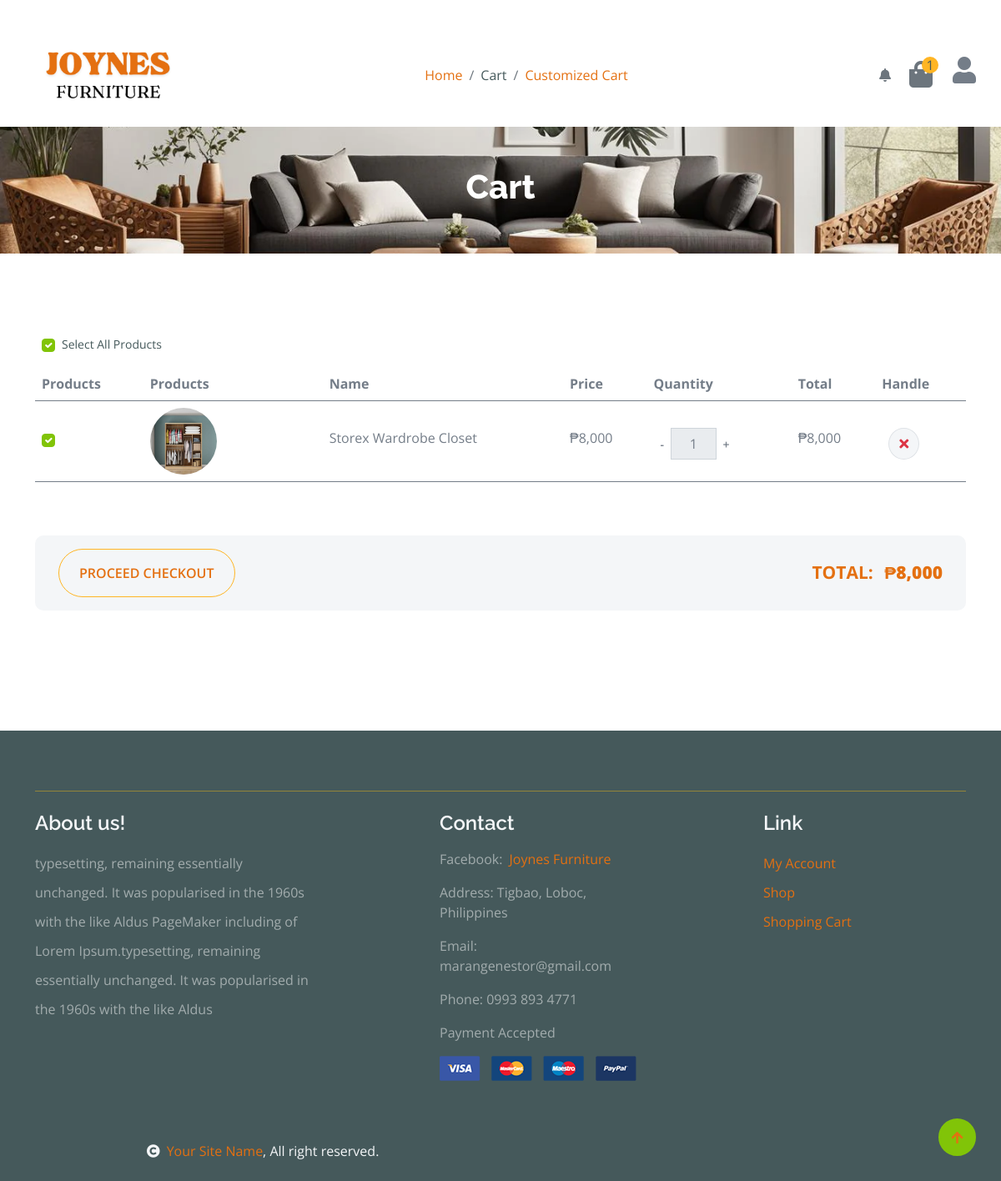
/cart.php (signed in), run on the app's committed database.
### tables this page shows
CREATE TABLE `addcart` (
  `ID` int(255) NOT NULL,
  `userID` bigint(255) NOT NULL,
  `prodName` varchar(255) DEFAULT NULL,
  `image` varchar(255) NOT NULL,
  `quantity` int(255) NOT NULL,
  `cost` bigint(255) NOT NULL,
  `date` date NOT NULL,
  `width` decimal(10,2) DEFAULT NULL,
  `length` decimal(10,2) DEFAULT NULL,
  `height` decimal(10,2) DEFAULT NULL
);

CREATE TABLE `furnituretbl` (
  `fID` bigint(20) NOT NULL,
  `fName` varchar(255) NOT NULL,
  `category` varchar(255) NOT NULL,
  `image` varchar(255) NOT NULL,
  `fDes` varchar(5000) NOT NULL,
  `fQuantity` int(11) NOT NULL,
  `cost` bigint(255) NOT NULL,
  `date` date NOT NULL,
  `width` decimal(10,2) DEFAULT NULL,
  `length` decimal(10,2) DEFAULT NULL,
  `height` decimal(10,2) DEFAULT NULL
);

### addcartfunction.php (called while the page is built, shortened)
<?php
include("database.php");
$userID = $_SESSION['userID'];
$sqluse = "SELECT * FROM addcart WHERE userID = ?";
$stmt = $conn->prepare($sqluse);
$stmt->bind_param('i', $userID);
$stmt->execute();
$resultu = $stmt->get_result();
?>

### cart.php (the view, shortened to what this page needs)
<?php
include("addcartfunction.php");
include("addQuantity.php");
?>
<!DOCTYPE html>
<html lang="en">
<head>
    <link rel="stylesheet" href="https://use.fontawesome.com/releases/v5.15.4/css/all.css" />
    <link href="https://cdn.jsdelivr.net/npm/bootstrap-icons@1.4.1/font/bootstrap-icons.css" rel="stylesheet">
    <link href="lib/lightbox/css/lightbox.min.css" rel="stylesheet">
    <link href="lib/owlcarousel/assets/owl.carousel.min.css" rel="stylesheet">
    <link href="css/bootstrap.min.css" rel="stylesheet">
    <link href="css/style.css" rel="stylesheet">
</head>
<body>
    <?php
    include("cartNav.php");
    ?>
    <div class="container-fluid page-header py-5">
        <h1 class="text-center text-white display-6">Cart</h1>
    </div>
    <div class="container-fluid py-5">
        <div class="container py-5">
            <div class="table-responsive">
                <table class="table">
                    <div class="form-check mb-3 d-flex align-items-center gap-2 mx-2">
                        <input type="checkbox" class="form-check-input mr-2" id="select-all" checked>
                        <label class="form-check-label text-dark font-weight-medium small mb-0" for="select-all"
                            style="cursor: pointer;">
                            Select All Products
                        </label>
                    </div>
                    <thead>
                        <tr>
                            <th scope="col">Products</th>
                            <th scope="col">Products</th>
                            <th scope="col">Name</th>
                            <th scope="col">Price</th>
                            <th scope="col">Quantity</th>
                            <th scope="col">Total</th>
                            <th scope="col">Handle</th>
                        </tr>
                    </thead>
                    <?php
                    while ($row = mysqli_fetch_assoc($resultu)) {
                        $costID = $row['ID'];
                        $costSql = "SELECT * FROM furnituretbl WHERE fID = '$costID'";
                        $costResult = mysqli_query($conn, $costSql);
                        $costRow = mysqli_fetch_assoc($costResult);
                        $unitCost = $costRow['cost'];
                        $costDisplay = number_format($unitCost, 0, '.', ',');
                        $quantity = $row['quantity'];
                        $subtotal = $unitCost * $quantity;
                        ?>
                        <tbody>
                            <tr>
                                <form method="POST" action="cartQuantity.php">
                                    <th scope="row" class="align-middle">
                                        <div class="form-check">
                                            <input class="form-check-input product-checkbox" type="checkbox"
                                                name="selected_products[]" value="<?= $row['ID'] ?>"
                                                data-cost="<?= $row['cost'] ?>" data-quantity="<?= $row['quantity'] ?>"
                                                id="productCheckbox<?= $row['ID'] ?>" checked>
                                        </div>
                                    </th>
                                    <th>
                                        <div class="d-flex align-items-center">
                                            <img src="./up/<?= $row['image'] ?>" class="img-fluid me-5 rounded-circle"
                                                style="width: 80px; height: 80px;" alt="">
                                        </div>
                                    </th>
                                    <td>
                                        <p class="mb-0 mt-4"><?= $row['prodName'] ?></p>
                                    </td>
                                    <td>
                                        <p class="mb-0 mt-4">₱<?= $costDisplay ?></p>
                                    </td>
                                    <td>
                                        <div class="input-group quantity mt-4" style="width: 100px;">
                                            <button type="submit" name="action" value="minus"
                                                class="btn btn-sm btn-minus">-</button>
                                            <input type="text" readonly class="form-control text-center"
                                                value="<?= $quantity ?>">
                                            <button type="submit" name="action" value="plus"
                                                class="btn btn-sm btn-plus">+</button>
                                        </div>
                                    </td>
                                    <td>
                                        <p class="mb-0 mt-4">₱<?= number_format($subtotal, 0, '.', ',') ?></p>
                                    </td>
                                    <td class="">
                                        <a href="cartdelete.php?id=<?= $row['ID'] ?>"
                                            class="btn btn-md rounded-circle bg-light border mt-4 mx-2">
                                            <i class="fa fa-times text-danger"></i>
                                        </a>
                                    </td>
                                </form>
                            </tr>
                        </tbody>
                        <?php
                    }
                    ?>
                </table>
            </div>
            <div class="container mt-5">
                <div class="row align-items-center bg-light p-3 rounded">
                    <div class="col-md-6 mb-3 mb-md-0">
                        <button id="checkoutBtn"
                            class="btn proc border-secondary rounded-pill px-4 py-3 text-primary text-uppercase"
                            type="button">Proceed Checkout</button>
                    </div>
                    <div class="col-md-6 text-md-end">
                        <p class="fw-bolder text-primary text-uppercase m-0" style="font-size: 21px;">
                            <span class="me-2">Total:</span>
                            <strong id="total-cost">₱0</strong>
                        </p>
                    </div>
                </div>
            </div>
        </div>
    </div>
    <div class="container-fluid bg-dark text-white-50 footer mt-5" id="footer">
        <div class="container py-5">
            <div class="pb-4 mb-4" style="border-bottom: 1px solid rgba(226, 175, 24, 0.5) ;">
            </div>
            <div class="row g-5 justify-content-between">
                <div class="col-lg-4 col-md-6">
                    <div class="footer-item">
                        <h4 class="text-light mb-3">About us!</h4>
                        <p class="mb-4">typesetting, remaining essentially unchanged. It was
                            popularised in the 1960s with the like Aldus PageMaker including of Lorem Ipsum.typesetting,
                            remaining essentially unchanged. It was
                            popularised in the 1960s with the like Aldus</p>
                    </div>
                </div>
                <div class="col-lg-3 col-md-6">
                    <div class="footer-item">
                        <h4 class="text-light mb-3">Contact</h4>
                        <div class="d-flex">
                            <p>Facebook:</p>&ensp;
                            <a href="https://www.facebook.com/profile.php?id=100095051198984">Joynes Furniture</a>
                        </div>
                        <p>Address: Tigbao, Loboc, Philippines</p>
                        <p>Email: marangenestor@gmail.com</p>
                        <p>Phone: 0993 893 4771</p>
                        <p>Payment Accepted</p>
                        <img src="img/payment.png" class="img-fluid" alt="">
                    </div>
                </div>
                <div class="col-lg-3 col-md-6">
                    <div class="d-flex flex-column text-start footer-item">
                        <h4 class="text-light mb-3">Link</h4>
                        <a class="btn-link" href="profile.php">My Account</a>
                        <a class="btn-link" href="shop.php">Shop</a>
                        <a class="btn-link" href="cart.php">Shopping Cart</a>
                    </div>
                </div>
            </div>
        </div>
    </div>
    <div class="container-fluid copyright bg-dark py-4">
        <div class="container">
            <div class="row">
                <div class="col-md-6 text-center  mb-3 mb-md-0">
                    <span class="text-light"><a href="#"><i class="fas fa-copyright text-light me-2"></i>Your Site
                            Name</a>, All right reserved.</span>
                </div>
            </div>
        </div>
    </div>
    <a href="#" class="btn btn-primary border-3 border-primary rounded-circle back-to-top"><i
            class="fa fa-arrow-up"></i></a>
</body>
</html>

### css/style.css (style rules this page uses)
.back-to-top { position: fixed; right: 30px; bottom: 30px; display: flex; width: 45px; height: 45px; align-items: center; justify-content: center; transition: 0.5s; z-index: 99; }
.btn { font-weight: 600; transition: .5s; }
.btn.border-secondary { transition: 0.5s; }
.page-header { position: relative; background: linear-gradient(rgba(0, 0, 0, 0.3), rgba(0, 0, 0, 0.3)), url(../img/cart-page-header-img.jpg); background-position: center center; background-repeat: no-repeat; background-size: cover; }
@media (min-width: 992px) { .hero-header, .page-header { margin-top: 152px !important; } }
.footer .footer-item .btn-link { line-height: 35px; color: rgba(255, 255, 255, .5); transition: 0.5s; }
.footer .footer-item p.mb-4 { line-height: 35px; }

### cart.php (style rules this page uses)
a { color: #e47011 !important; }
.page-header { background-image: url(./img/1.jpg) !important; }

### data on the page
addcart: image (picture), prodName "Storex Wardrobe Closet", furnituretbl.cost "8,000", quantity "1", quantity.cost "8,000"

### other printed values
$i "1"
